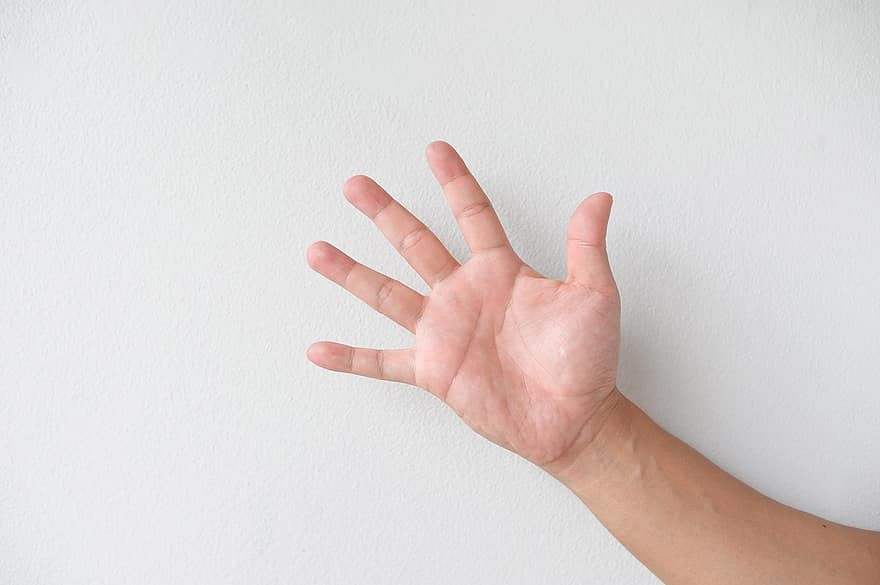
//> input picture src/rock_papers/src/paper.jpg, 880 x 585 px, given in place of the camera
$ ./gesture_recognition   (built with g++ and OpenCV 4)
//> lines starting //> are read from the running program, lines starting //| are printed output that depends on the picture
#include <opencv2/opencv.hpp>

int main()
{
    cv::VideoCapture cap(0);
    if (!cap.isOpened())
    {
        std::cerr << "Error: Could not open camera" << std::endl;
        return -1;
    }

    cv::CascadeClassifier hand_cascade;
    if (!hand_cascade.load("/home/yahyasetz/ros2/gesture_tracking_ws/src/gesture_recognition/src/palm.xml"))
    {
        std::cerr << "Error: Could not load cascade classifier" << std::endl;
        return -1;
    }

    while (true)
    {
        cv::Mat frame;
        cap >> frame;
//> frame is the input picture: 585 rows x 880 cols, CV_8UC3; mean B, G, R 211.7, 213.5, 221.1
        if (frame.empty())
            break;

        cv::Mat gray_image;
        cv::cvtColor(frame, gray_image, cv::COLOR_BGR2GRAY);
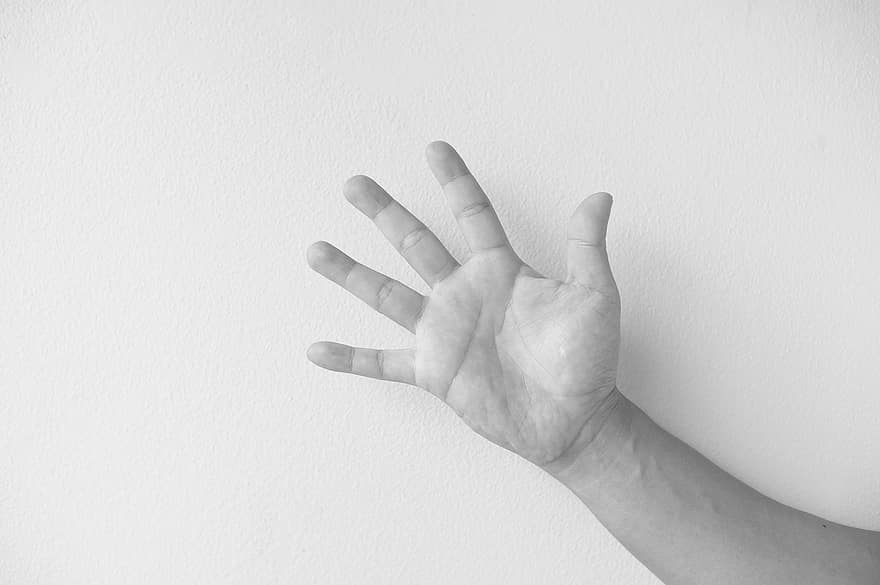
//> gray_image: 585 rows x 880 cols, CV_8UC1; min 62, max 254, mean 215.5
        cv::equalizeHist(gray_image, gray_image);
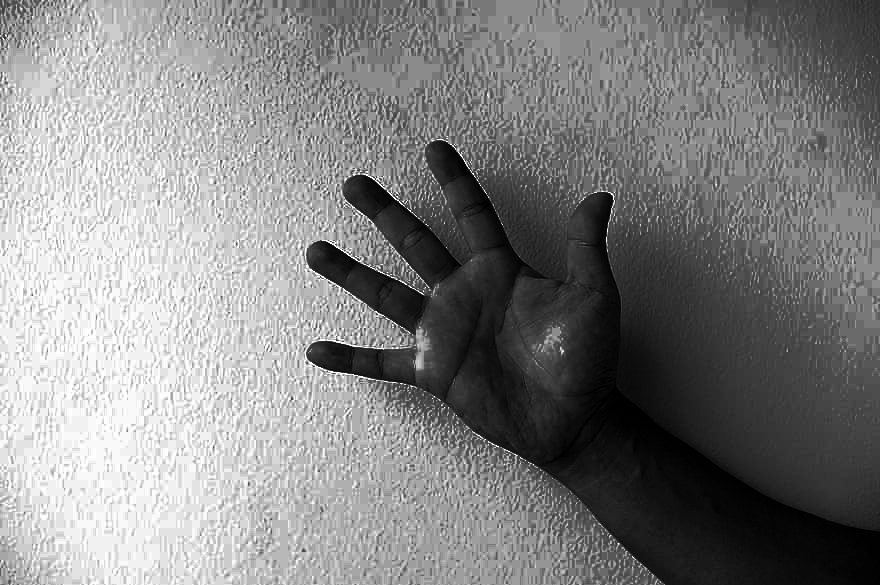
//> gray_image: 585 rows x 880 cols, CV_8UC1; min 0, max 255, mean 131.4

        std::vector<cv::Rect> hands;
        hand_cascade.detectMultiScale(gray_image, hands, 1.1, 3, 0 | cv::CASCADE_SCALE_IMAGE, cv::Size(30, 30));
//> hands = empty

        for (auto& hand : hands)
        {
            cv::rectangle(frame, hand, cv::Scalar(0, 0, 255), 2);
            cv::Mat roi = gray_image(hand);

            cv::Scalar mean_value, std_dev_value;
            cv::meanStdDev(roi, mean_value, std_dev_value);

            if (mean_value[0] > 200 && std_dev_value[0] < 60)
                cv::putText(frame, "Rock", cv::Point(hand.x, hand.y - 10), cv::FONT_HERSHEY_SIMPLEX, 1, cv::Scalar(0, 0, 255), 2);
            else if (mean_value[0] > 130 && std_dev_value[0] > 80)
                cv::putText(frame, "Paper", cv::Point(hand.x, hand.y - 10), cv::FONT_HERSHEY_SIMPLEX, 1, cv::Scalar(0, 0, 255), 2);
            else if (mean_value[0] < 100 && std_dev_value[0] < 50)
                cv::putText(frame, "Scissors", cv::Point(hand.x, hand.y - 10), cv::FONT_HERSHEY_SIMPLEX, 1, cv::Scalar(0, 0, 255), 2);
        }
//> this loop made 0 passes

        cv::imshow("Gesture Recognition", frame);
        if (cv::waitKey(10) == 'q')
//> the 'q' key is pressed
            break;
    }

    return 0;
}
